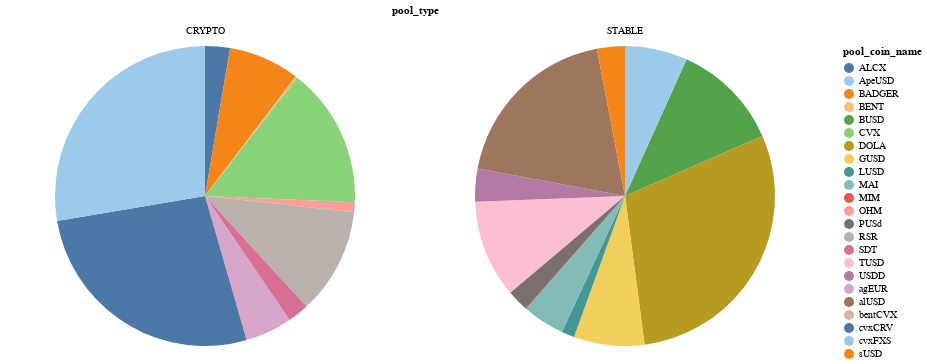

Here is the notebook cell this chart was saved with:
### Code cell
(
    alt.Chart(df_tvl)
    .mark_arc()
    .encode(
        theta="snapshot_reserves_usd:Q", 
        color=alt.Color("pool_coin_name:N", scale=alt.Scale(scheme="tableau20")), 
        facet=alt.Facet('pool_type:N', columns=3),
        tooltip=[
            alt.Tooltip("pool_coin_name:N", title="Token"), 
            alt.Tooltip("snapshot_reserves_usd:Q", format="$,d", title="TVL"),
            alt.Tooltip("tvl_share:Q", format=".1%", title="TVL Share")
        ] 
    )
    .resolve_scale(theta="independent")
)

### Figure 1 — Vega-Lite specification as saved in the notebook (floating-point values rounded to 4 significant figures)
{"config": {"view": {"continuousWidth": 400, "continuousHeight": 300}}, "data": {"name": "data-a265476ff064ee6a732f5b4196446709"}, "mark": "arc", "encoding": {"color": {"field": "pool_coin_name", "scale": {"scheme": "tableau20"}, "type": "nominal"}, "facet": {"columns": 3, "field": "pool_type", "type": "nominal"}, "theta": {"field": "snapshot_reserves_usd", "type": "quantitative"}, "tooltip": [{"field": "pool_coin_name", "title": "Token", "type": "nominal"}, {"field": "snapshot_reserves_usd", "format": "$,d", "title": "TVL", "type": "quantitative"}, {"field": "tvl_share", "format": ".1%", "title": "TVL Share", "type": "quantitative"}]}, "resolve": {"scale": {"theta": "independent"}}, "$schema": "https://vega.github.io/schema/vega-lite/v4.17.0.json", "datasets": {"data-a265476ff064ee6a732f5b4196446709": [{"snapshot_reserves_usd": 353800.0, "pool_type": "CRYPTO", "pool_coin_name": "ALCX", "tvl_total": 13190000.0, "tvl_share": 0.02681}, {"snapshot_reserves_usd": 1007000.0, "pool_type": "CRYPTO", "pool_coin_name": "BADGER", "tvl_total": 13190000.0, "tvl_share": 0.07633}, {"snapshot_reserves_usd": 32280.0, "pool_type": "CRYPTO", "pool_coin_name": "BENT", "tvl_total": 13190000.0, "tvl_share": 0.002446}, {"snapshot_reserves_usd": 1994000.0, "pool_type": "CRYPTO", "pool_coin_name": "CVX", "tvl_total": 13190000.0, "tvl_share": 0.1511}, {"snapshot_reserves_usd": 139300.0, "pool_type": "CRYPTO", "pool_coin_name": "OHM", "tvl_total": 13190000.0, "tvl_share": 0.01056}, {"snapshot_reserves_usd": 1509000.0, "pool_type": "CRYPTO", "pool_coin_name": "RSR", "tvl_total": 13190000.0, "tvl_share": 0.1144}, {"snapshot_reserves_usd": 303100.0, "pool_type": "CRYPTO", "pool_coin_name": "SDT", "tvl_total": 13190000.0, "tvl_share": 0.02297}, {"snapshot_reserves_usd": 667400.0, "pool_type": "CRYPTO", "pool_coin_name": "agEUR", "tvl_total": 13190000.0, "tvl_share": 0.05059}, {"snapshot_reserves_usd": 0.0, "pool_type": "CRYPTO", "pool_coin_name": "bentCVX", "tvl_total": 13190000.0, "tvl_share": 0.0}, {"snapshot_reserves_usd": 3536000.0, "pool_type": "CRYPTO", "pool_coin_name": "cvxCRV", "tvl_total": 13190000.0, "tvl_share": 0.268}, {"snapshot_reserves_usd": 3651000.0, "pool_type": "CRYPTO", "pool_coin_name": "cvxFXS", "tvl_total": 13190000.0, "tvl_share": 0.2767}, {"snapshot_reserves_usd": 4407000.0, "pool_type": "STABLE", "pool_coin_name": "BUSD", "tvl_total": 37660000.0, "tvl_share": 0.117}, {"snapshot_reserves_usd": 11100000.0, "pool_type": "STABLE", "pool_coin_name": "DOLA", "tvl_total": 37660000.0, "tvl_share": 0.2947}, {"snapshot_reserves_usd": 2867000.0, "pool_type": "STABLE", "pool_coin_name": "GUSD", "tvl_total": 37660000.0, "tvl_share": 0.07612}, {"snapshot_reserves_usd": 524200.0, "pool_type": "STABLE", "pool_coin_name": "LUSD", "tvl_total": 37660000.0, "tvl_share": 0.01392}, {"snapshot_reserves_usd": 1694000.0, "pool_type": "STABLE", "pool_coin_name": "MAI", "tvl_total": 37660000.0, "tvl_share": 0.04498}, {"snapshot_reserves_usd": 35530.0, "pool_type": "STABLE", "pool_coin_name": "MIM", "tvl_total": 37660000.0, "tvl_share": 0.0009435}, {"snapshot_reserves_usd": 3972000.0, "pool_type": "STABLE", "pool_coin_name": "TUSD", "tvl_total": 37660000.0, "tvl_share": 0.1055}, {"snapshot_reserves_usd": 1338000.0, "pool_type": "STABLE", "pool_coin_name": "USDD", "tvl_total": 37660000.0, "tvl_share": 0.03552}, {"snapshot_reserves_usd": 7173000.0, "pool_type": "STABLE", "pool_coin_name": "alUSD", "tvl_total": 37660000.0, "tvl_share": 0.1905}, {"snapshot_reserves_usd": 2537000.0, "pool_type": "STABLE", "pool_coin_name": "ApeUSD", "tvl_total": 37660000.0, "tvl_share": 0.06735}, {"snapshot_reserves_usd": 883400.0, "pool_type": "STABLE", "pool_coin_name": "PUSd", "tvl_total": 37660000.0, "tvl_share": 0.02346}, {"snapshot_reserves_usd": 1132000.0, "pool_type": "STABLE", "pool_coin_name": "sUSD", "tvl_total": 37660000.0, "tvl_share": 0.03007}]}}
